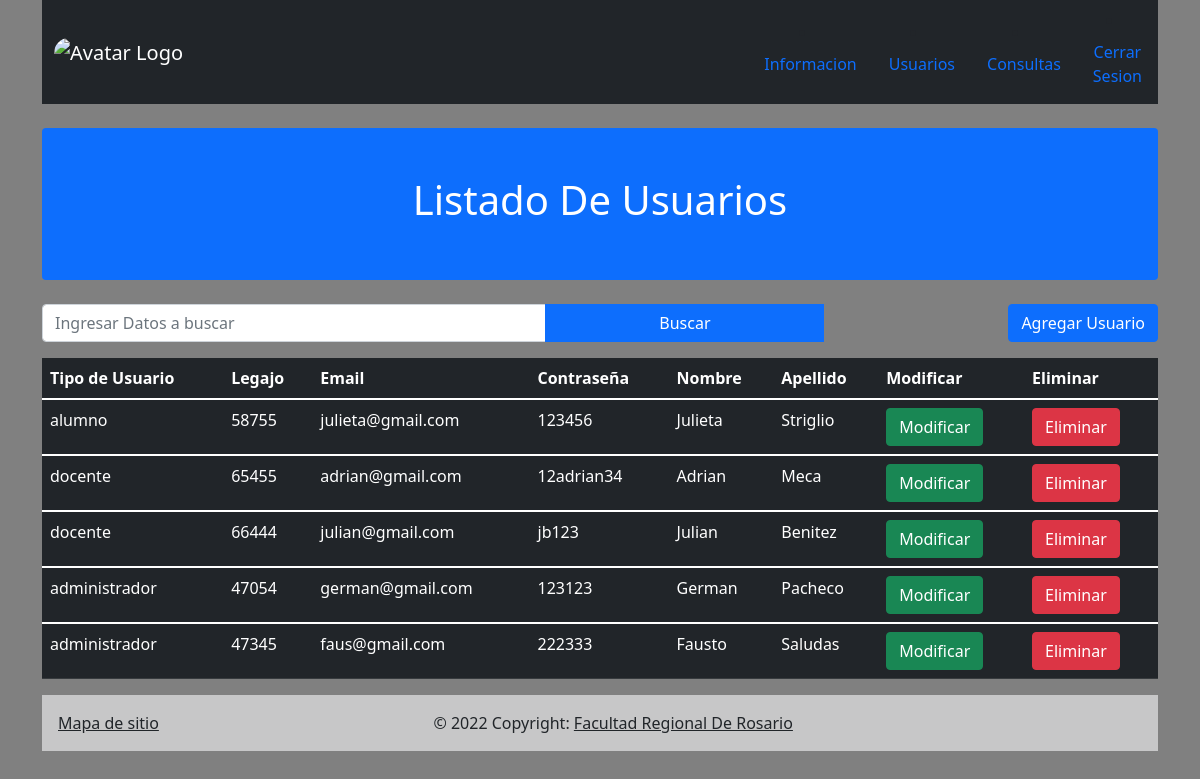
The app's page /Vistas/ListadoUsuarios.php (signed in) with its own data.
### tables this page shows
CREATE TABLE `alumno` (
  `legajo` int NOT NULL,
  `email` varchar(45) NOT NULL,
  `contraseña` varchar(45) NOT NULL,
  `nombre` varchar(45) NOT NULL,
  `apellido` varchar(45) NOT NULL,
  `tipoUsuario` varchar(45) NOT NULL,
  PRIMARY KEY (`legajo`)
);

CREATE TABLE `docente` (
  `legajo` int NOT NULL,
  `email` varchar(45) NOT NULL,
  `contraseña` varchar(45) NOT NULL,
  `nombre` varchar(45) NOT NULL,
  `apellido` varchar(45) NOT NULL,
  `tipoUsuario` varchar(45) NOT NULL DEFAULT 'docente',
  PRIMARY KEY (`legajo`)
);

CREATE TABLE `administrador` (
  `legajo` int NOT NULL,
  `email` varchar(45) NOT NULL,
  `contraseña` varchar(45) NOT NULL,
  `nombre` varchar(45) NOT NULL,
  `apellido` varchar(45) NOT NULL,
  `tipoUsuario` varchar(45) NOT NULL,
  PRIMARY KEY (`legajo`)
);

### Vistas/usuario.php (called while the page is built, shortened)
<?php
    class Usuario {
        public $tipoUsuario;
        function getTipoUsuario(){
            return  $this -> tipoUsuario;
        }
}
 ?>

### Vistas/ListadoUsuarios.php (the view, shortened to what this page needs)
<?php
 include("usuario.php");
    if(isset($_SESSION['usuario']))
    {
     if($_SESSION['usuario'] -> getTipoUsuario() == "administrador")
        {
        include("template/menuAdmin.php");
        }
      else{
        header("Location: AccesoDenegado.php");
      }
    }else{
      header("Location: AccesoDenegado.php");
  }
?>
<?php include ("conexion.php");?>
    <div class="mt-4 p-5 bg-primary text-white rounded " style="text-align: center;">
            <h1>Listado De Usuarios</h1>
          </div><br>
          <div class="input-group mb-3">
            <input type="text" class="form-control" placeholder="Ingresar Datos a buscar">
            <button class="btn btn-primary col-3" type="button">Buscar</button>
            <div class="col-2"></div>
            <form action="AltaUsuario.php" method="POST">
            <input type="submit"  type="button" class="btn btn-primary" value="Agregar Usuario">
            </form>
            <?php
            $sql = "SELECT * FROM alumno ";
            $resultado = mysqli_query($link, $sql);
            $sql2 = "SELECT * FROM docente ";
            $resultado2 = mysqli_query($link, $sql2);
            $sql3 = "SELECT * FROM administrador ";
            $resultado3 = mysqli_query($link, $sql3);
            ?>
          </div>
          <table class="table table-dark">
                <thead>
                <tr>
                    <th>Tipo de Usuario</th>
                    <th>Legajo</th>
                    <th>Email</th>
                    <th>Contraseña</th>
                    <th>Nombre</th>
                    <th>Apellido</th>
                    <th>Modificar</th>
                    <th>Eliminar</th>
                </tr>
                </thead>
                <?php
                while ($fila = mysqli_fetch_array($resultado)){
                  ?>
                <tbody>
                <tr>
                    <td><?php echo ($fila['tipoUsuario']); ?></td>
                    <td ><?php echo ($fila['legajo']); ?>  </td>
                    <td><?php echo ($fila['email']); ?></td>
                    <td><?php echo ($fila['contraseña']); ?></td>
                    <td><?php echo ($fila['nombre']); ?></td>
                    <td><?php echo ($fila['apellido']); ?></td>
                    <td>
                    <form action="ModificarUsuario.php" method="POST">
                    <input type="submit" class = "btn btn-success" value="Modificar">
                    </form>
                    </td>
                    <td>
                    <form action="EliminarUsuario.php" method="POST">
                    <input type="submit" class = "btn btn-danger" value="Eliminar">
                    </form>
                    </td>
                </tr>
                </tbody>
<?php
                }
                while ($fila = mysqli_fetch_array($resultado2)){
                  ?>
                <tbody>
                <tr>
                    <td><?php echo ($fila['tipoUsuario']); ?></td>
                    <td><?php echo ($fila['legajo']); ?></td>
                    <td><?php echo ($fila['email']); ?></td>
                    <td><?php echo ($fila['contraseña']); ?></td>
                    <td><?php echo ($fila['nombre']); ?></td>
                    <td><?php echo ($fila['apellido']); ?></td>
                    <td>
                    <form action="ModificarUsuario.php" method="POST">
                    <input type="submit" class = "btn btn-success" value="Modificar">
                    </form>
                    </td>
                    <td>
                    <form action="EliminarUsuario.php" method="POST">
                    <input type="submit" class = "btn btn-danger" value="Eliminar">
                    </form>
                    </td>
                </tr>
                </tbody>
<?php
                }
                while ($fila = mysqli_fetch_array($resultado3)){
                  ?>
                <tbody>
                <tr>
                    <td><?php echo ($fila['tipoUsuario']); ?></td>
                    <td><?php echo ($fila['legajo']); ?></td>
                    <td><?php echo ($fila['email']); ?></td>
                    <td><?php echo ($fila['contraseña']); ?></td>
                    <td><?php echo ($fila['nombre']); ?></td>
                    <td><?php echo ($fila['apellido']); ?></td>
                    <td>
                    <form action="ModificarUsuario.php" method="POST">
                    <input type="submit" class = "btn btn-success" value="Modificar">
                    </form>
                    <td>
                    <form action="EliminarUsuario.php" method="POST">
                    <input type="submit" class = "btn btn-danger" value="Eliminar">
                    </form>
                    </td>
                </tr>
                </tbody>
<?php
                }
?>
          </table>
          <?php include("footer.php") ?>

### records on screen
alumno: tipoUsuario "alumno", legajo "58755", email "julieta@gmail.com", contraseña "123456", nombre "Julieta", apellido "Striglio"
docente: tipoUsuario "docente", legajo "65455", email "adrian@gmail.com", contraseña "12adrian34", nombre "Adrian", apellido "Meca"
docente: tipoUsuario "docente", legajo "66444", email "julian@gmail.com", contraseña "jb123", nombre "Julian", apellido "Benitez"
administrador: tipoUsuario "administrador", legajo "47054", email "german@gmail.com", contraseña "123123", nombre "German", apellido "Pacheco"
administrador: tipoUsuario "administrador", legajo "47345", email "faus@gmail.com", contraseña "222333", nombre "Fausto", apellido "Saludas"
